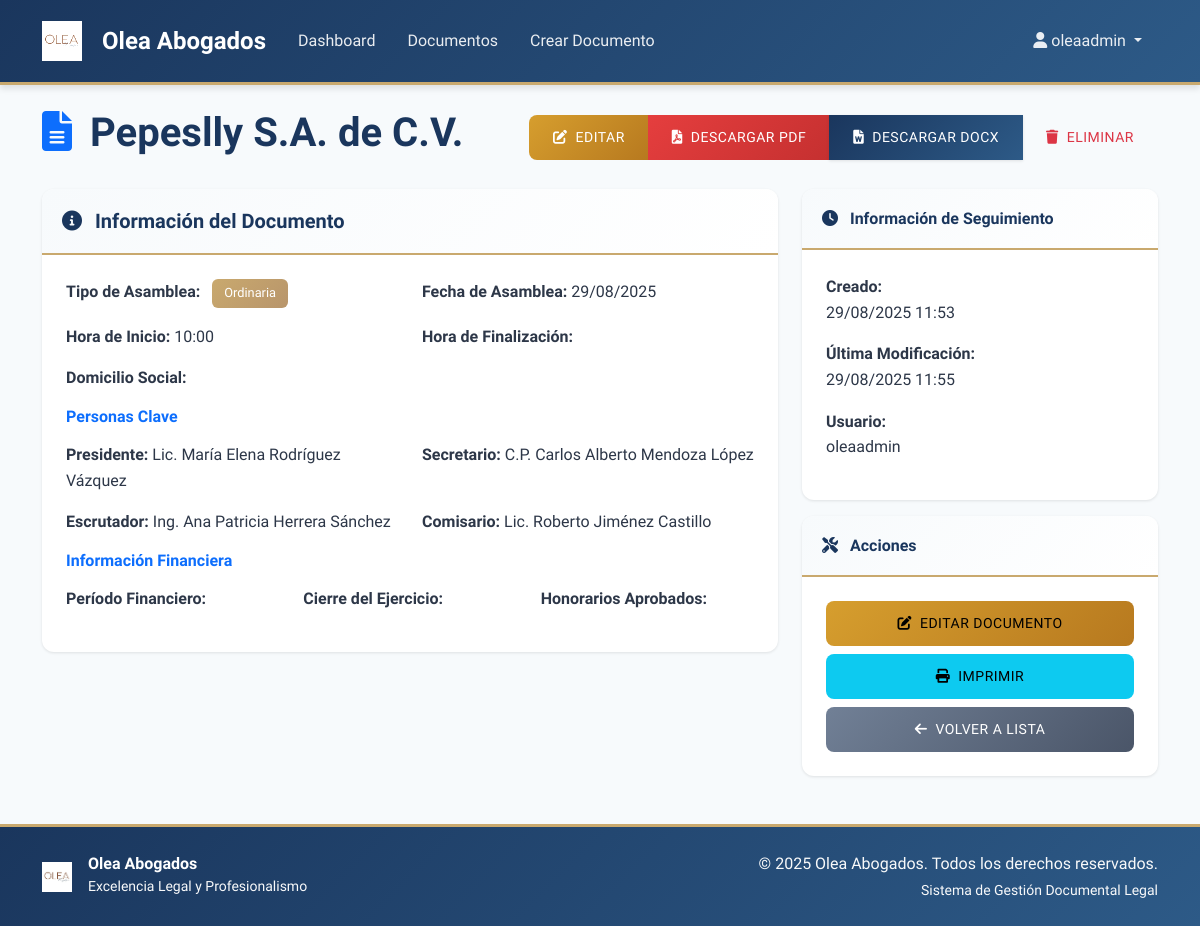
The page /documentos/12/ (signed in) on the database its author committed.
### documentos/models.py (models this page shows, shortened)
class ActaAsamblea(models.Model):
    TIPO_ASAMBLEA = [
        ('ordinaria', 'Ordinaria'),
        ('extraordinaria', 'Extraordinaria'),
        ('mixta', 'Mixta'),
    ]
    METODO_VOTACION = [
        ('economica', 'Económica'),
        ('nominal', 'Nominal'),
        ('por_accion', 'Por Acción'),
    ]
    ESTADO = [
        ('borrador', 'Borrador'),
        ('aprobada', 'Aprobada'),
        ('firmada', 'Firmada'),
    ]
    usuario = models.ForeignKey(User, on_delete=models.CASCADE)
    razon_social = models.CharField(max_length=255)
    tipo_asamblea = models.CharField(max_length=20, choices=TIPO_ASAMBLEA)
    caracter = models.CharField(max_length=100, blank=True)  # "General de Accionistas", etc.
    fecha = models.DateField()
    hora_inicio = models.TimeField()
    hora_cierre = models.TimeField(null=True, blank=True)
    lugar = models.TextField()
    porcentaje_capital_presente = models.DecimalField(
        max_digits=6, decimal_places=3,
        validators=[MinValueValidator(0), MaxValueValidator(100)]
    )
    convocatoria_omitida = models.BooleanField(default=False)
    fundamento_convocatoria = models.TextField(blank=True)
    presidente = models.CharField(max_length=255)
    secretario = models.CharField(max_length=255)
    escrutador = models.CharField(max_length=255, blank=True)
    comisario = models.CharField(max_length=255, blank=True)
    metodo_votacion_general = models.CharField(max_length=20, choices=METODO_VOTACION, default='economica')
    asistentes_json = models.JSONField(null=True, blank=True)
    orden_dia_json = models.JSONField(null=True, blank=True)
    resoluciones_json = models.JSONField(null=True, blank=True)
    nombramientos_json = models.JSONField(null=True, blank=True)
    dividendos_json = models.JSONField(null=True, blank=True)
    delegados_json = models.JSONField(null=True, blank=True)
    anexos_json = models.JSONField(null=True, blank=True)
    estado = models.CharField(max_length=20, choices=ESTADO, default='borrador')
    acta_html_cache = models.TextField(blank=True)  # Versión congelada al firmar
    creada_en = models.DateTimeField(auto_now_add=True)
    actualizada_en = models.DateTimeField(auto_now=True)
    class Meta:
        verbose_name = "Acta de Asamblea"
        verbose_name_plural = "Actas de Asambleas"
        ordering = ['-fecha', '-creada_en']

### documentos/views.py (the view)
# urls.py: path('<int:pk>/', views.ActaDetailView.as_view(), name='detalle'),
class ActaDetailView(LoginRequiredMixin, DetailView):
    model = ActaAsamblea
    template_name = 'documentos/detalle.html'
    context_object_name = 'documento'
    def get_queryset(self):
        return ActaAsamblea.objects.filter(usuario=self.request.user)

### templates/documentos/detalle.html (shortened to what this page needs)
{% extends 'base.html' %}
{% block content %}
<div class="row">
    <div class="col-12">
        <div class="d-flex justify-content-between align-items-center mb-4">
            <h1>
                <i class="fas fa-file-alt text-primary me-2"></i>
                {{ documento.razon_social }}
            </h1>
            <div class="btn-group">
                <a href="{% url 'documentos:editar' documento.pk %}" class="btn btn-warning text-white">
                    <i class="fas fa-edit me-2"></i>Editar
                </a>
                <a href="{% url 'documentos:descargar_pdf_asamblea' documento.pk %}" class="btn btn-danger">
                    <i class="fas fa-file-pdf me-2"></i>Descargar PDF
                </a>
                <a href="{% url 'documentos:descargar_docx_asamblea' documento.pk %}" class="btn btn-primary">
                    <i class="fas fa-file-word me-2"></i>Descargar DOCX
                </a>
                <a href="{% url 'documentos:eliminar' documento.pk %}" class="btn btn-outline-danger">
                    <i class="fas fa-trash me-2"></i>Eliminar
                </a>
            </div>
        </div>
    </div>
</div>
<div class="row">
    <div class="col-lg-8">
        <div class="card">
            <div class="card-header">
                <h5 class="mb-0">
                    <i class="fas fa-info-circle me-2"></i>
                    Información del Documento
                </h5>
            </div>
            <div class="card-body">
                <div class="row mb-3">
                    <div class="col-md-6">
                        <strong>Tipo de Asamblea:</strong>
                        <span class="badge bg-secondary ms-2">{{ documento.get_tipo_asamblea_display }}</span>
                    </div>
                    <div class="col-md-6">
                        <strong>Fecha de Asamblea:</strong>
                        {{ documento.fecha|date:"d/m/Y" }}
                    </div>
                </div>
                <div class="row mb-3">
                    <div class="col-md-6">
                        <strong>Hora de Inicio:</strong>
                        {{ documento.hora_inicio|time:"H:i" }}
                    </div>
                    <div class="col-md-6">
                        <strong>Hora de Finalización:</strong>
                    </div>
                </div>
                <div class="mb-3">
                    <strong>Domicilio Social:</strong>
                </div>
                <h6 class="text-primary mb-3">Personas Clave</h6>
                <div class="row mb-3">
                    <div class="col-md-6">
                        <strong>Presidente:</strong> {{ documento.presidente }}
                    </div>
                    <div class="col-md-6">
                        <strong>Secretario:</strong> {{ documento.secretario }}
                    </div>
                </div>
                <div class="row mb-3">
                    <div class="col-md-6">
                        <strong>Escrutador:</strong> {{ documento.escrutador }}
                    </div>
                    <div class="col-md-6">
                        <strong>Comisario:</strong> {{ documento.comisario }}
                    </div>
                </div>
                <h6 class="text-primary mb-3">Información Financiera</h6>
                <div class="row mb-3">
                    <div class="col-md-4">
                        <strong>Período Financiero:</strong><br>
                    </div>
                    <div class="col-md-4">
                        <strong>Cierre del Ejercicio:</strong><br>
                    </div>
                    <div class="col-md-4">
                        <strong>Honorarios Aprobados:</strong><br>
                    </div>
                </div>
            </div>
        </div>
    </div>
    <div class="col-lg-4">
        <div class="card">
            <div class="card-header">
                <h6 class="mb-0">
                    <i class="fas fa-clock me-2"></i>
                    Información de Seguimiento
                </h6>
            </div>
            <div class="card-body">
                <p><strong>Creado:</strong><br>{{ documento.creada_en|date:"d/m/Y H:i" }}</p>
                <p><strong>Última Modificación:</strong><br>{{ documento.actualizada_en|date:"d/m/Y H:i" }}</p>
                <p><strong>Usuario:</strong><br>{{ documento.usuario.get_full_name|default:documento.usuario.username }}</p>
            </div>
        </div>
        <div class="card mt-3">
            <div class="card-header">
                <h6 class="mb-0">
                    <i class="fas fa-tools me-2"></i>
                    Acciones
                </h6>
            </div>
            <div class="card-body">
                <div class="d-grid gap-2">
                    <a href="{% url 'documentos:editar' documento.pk %}" class="btn btn-warning">
                        <i class="fas fa-edit me-2"></i>Editar Documento
                    </a>
                    <button class="btn btn-info" onclick="window.print()">
                        <i class="fas fa-print me-2"></i>Imprimir
                    </button>
                    <a href="{% url 'documentos:lista' %}" class="btn btn-secondary">
                        <i class="fas fa-arrow-left me-2"></i>Volver a Lista
                    </a>
                </div>
            </div>
        </div>
    </div>
</div>
{% endblock %}

### templates/base.html (shortened to what this page needs)
<!DOCTYPE html>
<html lang="es">
<head>
    <link href="https://cdn.jsdelivr.net/npm/bootstrap@5.1.3/dist/css/bootstrap.min.css" rel="stylesheet">
    <link rel="stylesheet" href="https://cdn.jsdelivr.net/npm/@fortawesome/fontawesome-free@6.0.0/css/all.min.css">
    {% load static %}
    <link rel="stylesheet" href="{% static 'css/style.css' %}">
</head>
<body>
    <nav class="navbar navbar-expand-lg navbar-dark">
        <div class="container">
            <a class="navbar-brand" href="{% url 'home' %}">
                <img src="{% static 'images/Olea_logo.jpg' %}" alt="Olea Logo" class="me-2">
                <span>Olea Abogados</span>
            </a>
            <div class="collapse navbar-collapse" id="navbarNav">
                <ul class="navbar-nav me-auto">
                    {% if user.is_authenticated %}
                        <li class="nav-item">
                            <a class="nav-link" href="{% url 'dashboard' %}">Dashboard</a>
                        </li>
                        <li class="nav-item">
                            <a class="nav-link" href="{% url 'documentos:lista' %}">Documentos</a>
                        </li>
                        <li class="nav-item">
                            <a class="nav-link" href="{% url 'documentos:crear' %}">Crear Documento</a>
                        </li>
                    {% endif %}
                </ul>
                <ul class="navbar-nav">
                    {% if user.is_authenticated %}
                        <li class="nav-item dropdown">
                            <a class="nav-link dropdown-toggle" href="#" id="navbarDropdown" role="button" data-bs-toggle="dropdown">
                                <i class="fas fa-user me-1"></i>{{ user.username }}
                            </a>
                        </li>
                    {% endif %}
                </ul>
            </div>
        </div>
    </nav>
    <main class="container mt-4">
        {% block content %}{% endblock %}
    </main>
    <footer class="mt-5 py-4">
        <div class="container">
            <div class="row align-items-center">
                <div class="col-md-6">
                    <div class="d-flex align-items-center">
                        <img src="{% static 'images/Olea_logo.jpg' %}" alt="Olea Logo" style="height: 30px; width: auto;" class="me-3">
                        <div>
                            <h6 class="mb-0 text-white">Olea Abogados</h6>
                            <small class="text-light">Excelencia Legal y Profesionalismo</small>
                        </div>
                    </div>
                </div>
                <div class="col-md-6 text-md-end text-center mt-3 mt-md-0">
                    <p class="mb-0 text-light">&copy; 2025 Olea Abogados. Todos los derechos reservados.</p>
                    <small class="text-light">Sistema de Gestión Documental Legal</small>
                </div>
            </div>
        </div>
    </footer>
</body>
</html>

### static/css/style.css (style rules this page uses)
html, body { height: 100%; }
:root { --primary-color: #1a365d; --secondary-color: #2d5a87; --accent-color: #c9a96e; --text-dark: #2d3748; --text-light: #718096; --background-light: #f7fafc; --border-color: #e2e8f0; --shadow-light: 0 1px 3px rgba(0, 0, 0, 0.1); --shadow-medium: 0 4px 6px rgba(0, 0, 0, 0.1); --shadow-heavy: 0 10px 25px rgba(0, 0, 0, 0.15); }
body { font-family: 'Segoe UI', Tahoma, Geneva, Verdana, sans-serif; color: var(--text-dark); line-height: 1.6; background-color: var(--background-light); display: flex; flex-direction: column; min-height: 100%; }
h1, h2, h3, h4, h5, h6 { font-family: 'Georgia', serif; font-weight: 600; color: var(--primary-color); }
.navbar { background: linear-gradient(135deg, var(--primary-color) 0%, var(--secondary-color) 100%); box-shadow: var(--shadow-medium); padding: 1rem 0; border-bottom: 3px solid var(--accent-color); }
.navbar-brand { font-family: 'Georgia', serif; font-size: 1.5rem; font-weight: 700; color: white !important; display: flex; align-items: center; gap: 0.75rem; }
.navbar-brand img { height: 40px; width: auto; filter: brightness(1.1); }
.navbar-nav .nav-link { color: rgba(255, 255, 255, 0.9) !important; font-weight: 500; padding: 0.5rem 1rem !important; border-radius: 0.375rem; transition: all 0.3s ease; }
.card { border: none; border-radius: 0.75rem; box-shadow: var(--shadow-light); transition: all 0.3s ease; background: white; }
.card-header { background: linear-gradient(135deg, var(--background-light) 0%, #ffffff 100%); border-bottom: 2px solid var(--accent-color); border-radius: 0.75rem 0.75rem 0 0 !important; padding: 1.25rem; font-weight: 600; color: var(--primary-color); }
.card-body { padding: 1.5rem; }
.btn { border-radius: 0.5rem; font-weight: 500; padding: 0.75rem 1.5rem; transition: all 0.3s ease; border: none; text-transform: uppercase; letter-spacing: 0.5px; font-size: 0.875rem; }
.btn-primary { background: linear-gradient(135deg, var(--primary-color) 0%, var(--secondary-color) 100%); box-shadow: var(--shadow-light); }
.btn-warning { background: linear-gradient(135deg, #d69e2e 0%, #b7791f 100%); }
.btn-danger { background: linear-gradient(135deg, #e53e3e 0%, #c53030 100%); }
.btn-secondary { background: linear-gradient(135deg, #718096 0%, #4a5568 100%); }
main.container { margin-top: 1.5rem; flex: 1 0 auto; }
.badge { font-size: 0.8em; padding: 0.5rem 0.75rem; border-radius: 0.375rem; font-weight: 500; }
.badge.bg-secondary { background: linear-gradient(135deg, var(--accent-color) 0%, #b8956b 100%) !important; }
footer { background: linear-gradient(135deg, var(--primary-color) 0%, var(--secondary-color) 100%); color: white; padding: 2rem 0; margin-top: auto; border-top: 3px solid var(--accent-color); }

### rows shown on the page
ActaAsamblea: razon_social "Pepeslly S.A. de C.V.", tipo_asamblea "Ordinaria", fecha "29/08/2025", hora_inicio "10:00", presidente "Lic. María Elena Rodríguez Vázquez", secretario "C.P. Carlos Alberto Mendoza López", escrutador "Ing. Ana Patricia Herrera Sánchez", comisario "Lic. Roberto Jiménez Castillo", creada_en "29/08/2025 11:53", actualizada_en "29/08/2025 11:55", usuario.get_full_name "oleaadmin"

### other values the page prints
{{ user.username }} "oleaadmin"
